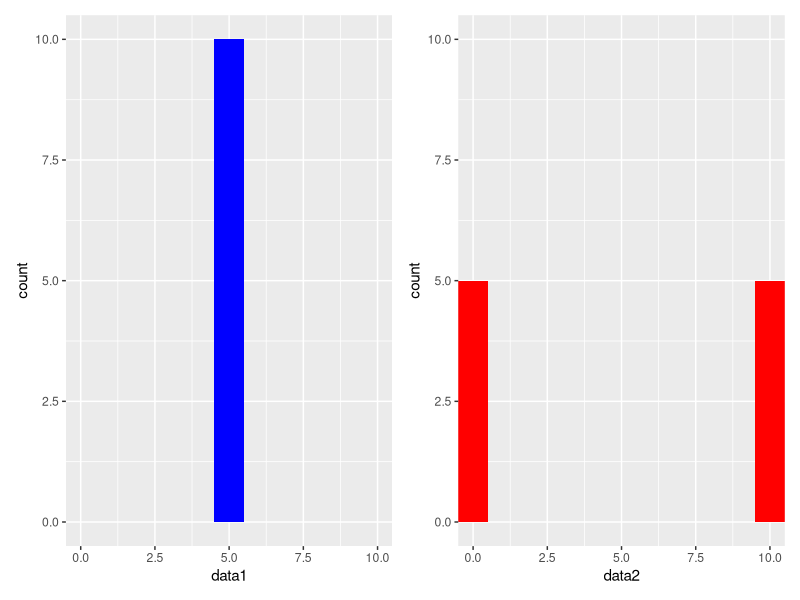
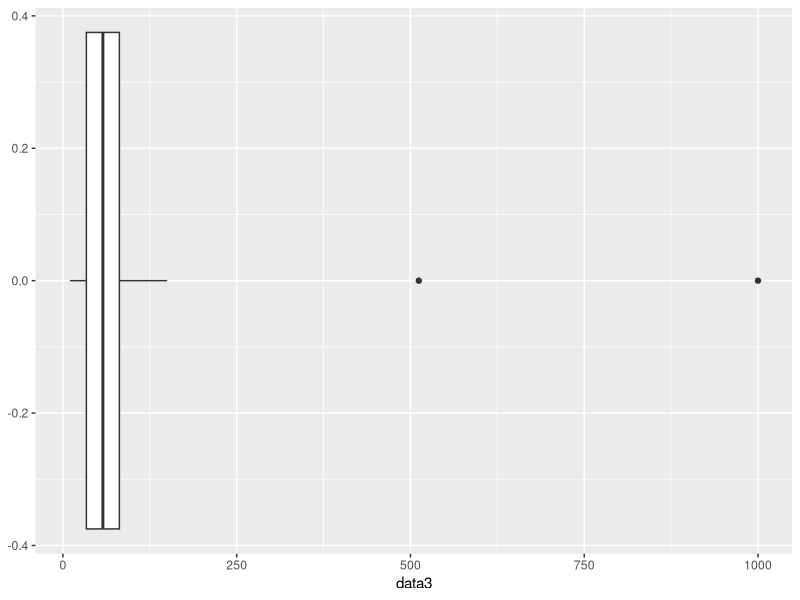
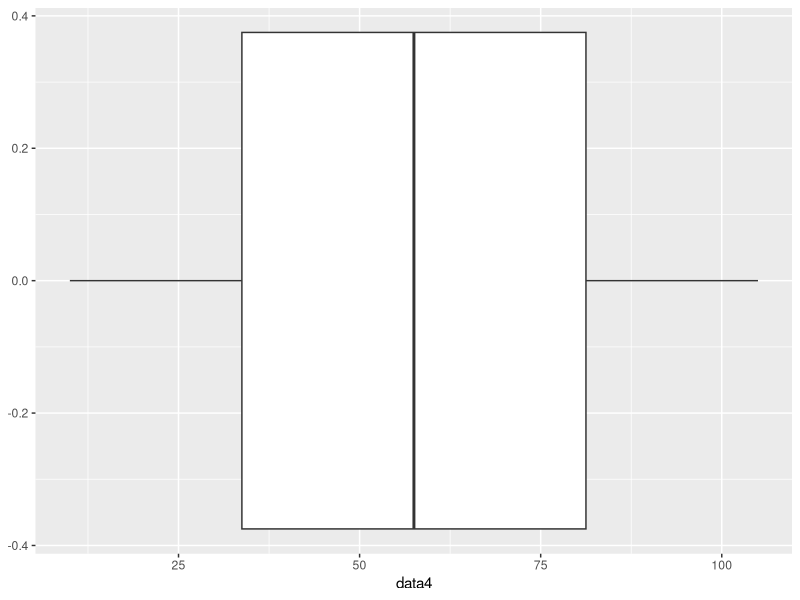
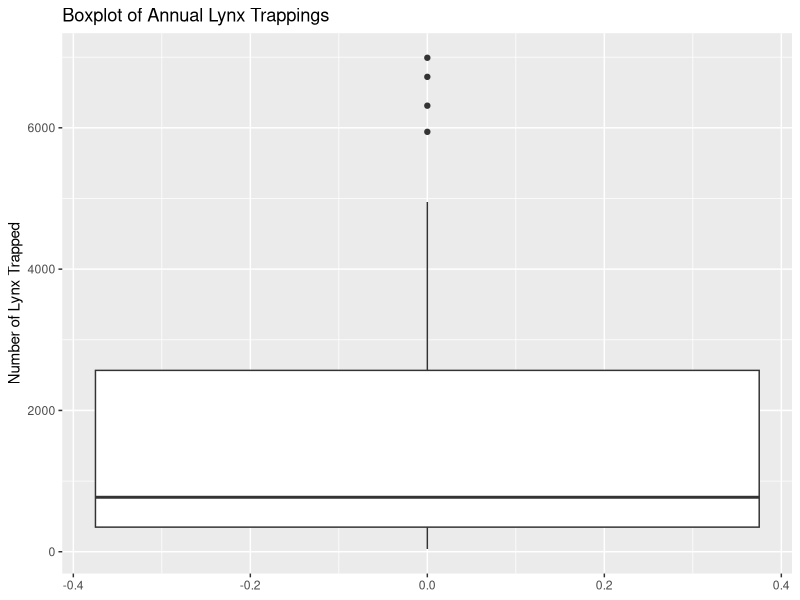
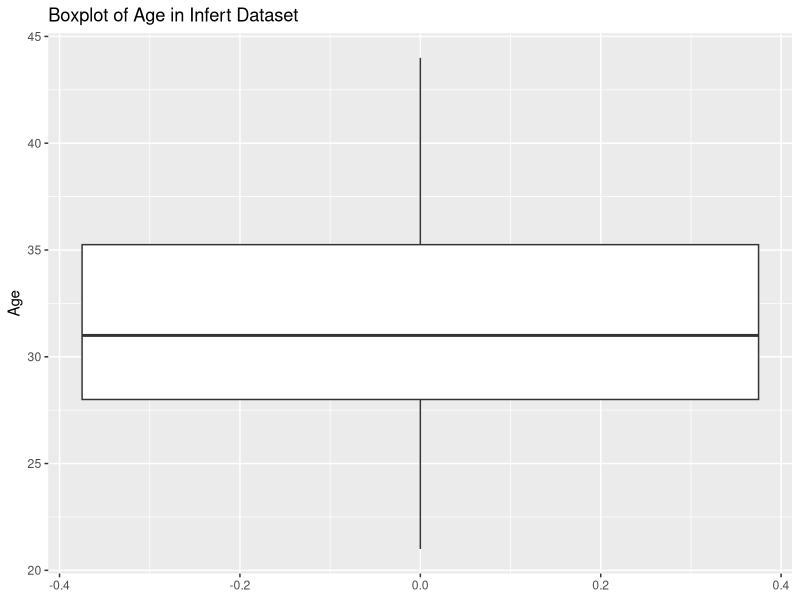
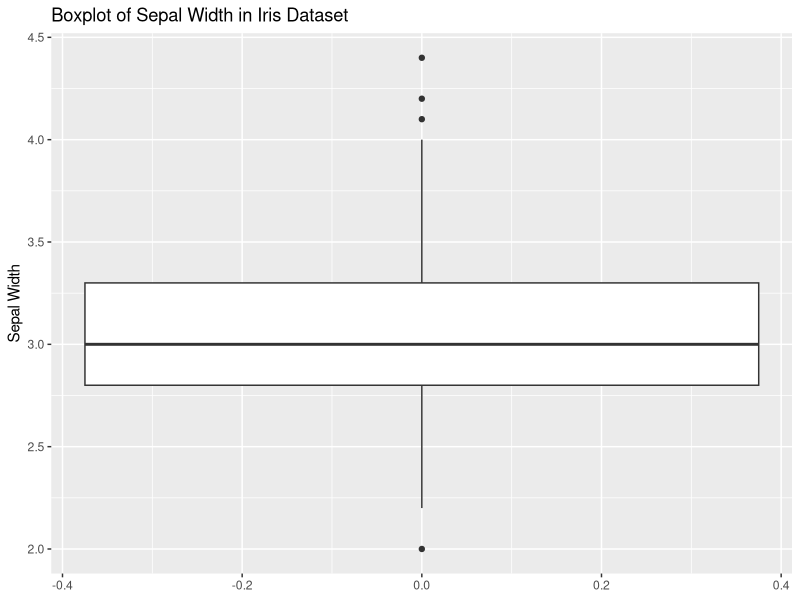

These figures' R source, in order:
## ---- chunk 1
# Packages needed for this section.

library(tidyverse)
library(ggplot2)
## ---- chunk 2

# Create the first variable, data1

data1 <- c(5,5,5,5,5,5,5,5,5,5)

# Create the second variable, data2

data2 <- c(0,0,0,0,0,10,10,10,10,10)
## ---- chunk 3

# Calculate the means for data1 and data2

mean(data1)

mean(data2)

# Calculate the medians for data1 and data2

median(data1)

median(data2)
## ---- chunk 4
# We need to turn data1 and data2 into data frames to use ggplot

data1 <- as.data.frame(data1)

data2 <- as.data.frame(data2)

# We will create the first barplot for data1 and save it to the variable 
# name graph1.

graph1 <- ggplot(data1) +
  geom_bar(aes(data1), width = 1, fill="blue") +
  coord_cartesian(xlim = c(0,10), ylim = c(0,10))

# One item to note is that we are setting the x and y limits to be the same
# for both graphs. We are setting their limits to go from 0 to 10.
# This will make it easier to compare the two.

# We will now do the same for data2.

graph2 <- ggplot(data2) +
  geom_bar(aes(data2), width=1, fill="red") +
  coord_cartesian(xlim = c(0,10), ylim = c(0,10))

# If we want to print them off side by side we can use the patchwork package.
# It makes it easier to combine plots together into the same graphic.

# You can read more about it here : https://patchwork.data-imaginist.com

# If it is not installed, you can uncomment and run this command :

# install.packages("patchwork")

# We will then need to make sure it is loaded up and ready to use.

library(patchwork)

# We can then combine the two plots together as follows : 

graph1 + graph2 

## ---- chunk 5

# Calculate the range for data1

range(data1)

# Calculate the range for data2

range(data2)

## ---- chunk 6

# Calculate the variance for data1

var(data1)
## ---- chunk 7
# Calculate the variance for data2

var(data2)

## ---- chunk 8

# Calculate the standard deviation for data1. 

# It is important to point out the the standard deviation command is
# designed to work with vectors and not data frames. So let's recreate
# data1 and data2

data1 <- c(5,5,5,5,5,5,5,5,5,5)

sd(data1)
## ---- chunk 9

# Calculate the standard deviation for data2

data2 <- c(0,0,0,0,0,10,10,10,10,10)

sd(data2)

## ---- chunk 10

# Calculate the 5-Number summary for data1.

# We will use the summary( ) function to calculate the 5-Number Summary. 
# This will also show us the mean of the data.

summary(data1)

# Calculate the 5-Number summary for data2

summary(data2)
## ---- chunk 11

# Let's create a data set to check. Let's make a data set with 20 values 
# between 0 and 1000 :


data3 <- c(10, 15, 19, 27, 30, 35, 40, 45, 50, 55, 60, 65, 70, 75, 80, 85, 90, 150, 512, 1000)

# We could use the summary( ) command to calculate the 5-Number summary to
# determine Q1 and Q3, but here is another way to find them.

# If you want the first quartile, recall it is the 25th percentile
# so we can use the quantile( ) function to calculate it.

Q1 <- quantile(data3, 0.25)

Q1

# If you want the third quartile, recall it is the 75th percentile
# so we can use the quantile( ) function to calculate it.

Q3 <- quantile(data3, 0.75)

Q3

# Now we can calculate the IQR. From above we saw that Q1 = 33.75 
# and Q3 = 81.25. So the IQR is :

IQR <- Q3 - Q1

IQR

# Now that we know IQR = 47.5, we can determine if there are any 
# outliers in the data set by calculating the low and high boundaries.

# The low boundary (fence) is Q1 - 1.5*IQR

Low_Boundary <- (Q1 - 1.5*IQR)

Low_Boundary

# This tells us that the low boundary for outliers is -33.75.

# The high boundary (fence) is Q3 + 1.5*IQR

High_Boundary <- (Q3 + 1.5*IQR)

High_Boundary

# This tells us that the high boundary for outliers is 82.25

# Therefore ALL values between -33.75 or above 82.25 are NOT outliers, but 
# anything below 33.75 or above 82.25 are considered outliers.

# Recall our data set : 

data3
## ---- chunk 12

outliers <- data3[data3 < Q1 - 1.5*IQR | data3 > Q3 + 1.5*IQR]

# let's break down what is going on with this command :

# We are creating a new variable called outliers.

# We are pulling out values from data3 and storing them into the 
# variable "outliers".

# Look at the command inside of data3[ ]

# We want low outliers, and that is what the first part of the command is
# looking for. We are looking for values that are less than Q1 - 1.5*IQR.

# We want high outliers, and that is what the second part of the command is
# looking for. We are looking for values that are greater than Q3 + 1.5*IQR.

# We are using the "|" symbol to indicate that we want to pull out values that
# are either (less than Q1 - 1.5*IQR) OR (greater than Q3 + 1.5*IQR).

# To sum up, we are looking at the data set data3 and pulling out values that
# are either low outliers or high outliers and storing them into the variable
# "outliers".

# The command is basically this : 

# data_frame[which( data_frame < Lower_Fence | data_frame > Upper_Fence)]

# We can print off the variable to see if any values were captured.

outliers

## ---- chunk 13

# We can use the boxplot( ) function to create a boxplot.

# Recall data3 is currently a vector, so we need to turn it into a data frame
# in order to use ggplot.

data3 <- as.data.frame(data3)

ggplot(data3, aes(y=data3)) +
  geom_boxplot() +
  coord_flip()
 
## ---- chunk 14

# Let's create a new data set that does not contain any outliers.

data4 <- c(10, 15, 19, 27, 30, 35, 40, 45, 50, 55, 60, 65, 70, 75, 80, 85, 90, 95, 100, 105)

# We will turn data4 into a data frame so we can use ggplot.

data4 <- as.data.frame(data4)

# We will now create a boxplot for data4.

ggplot(data4, aes(y=data4)) +
  geom_boxplot() +
  coord_flip()
## ---- chunk 15
# Load iris dataset
data(iris)

# Calculate descriptive statistics
range_sepal_length <- range(iris$Sepal.Length)
variance_sepal_length <- var(iris$Sepal.Length)
sd_sepal_length <- sd(iris$Sepal.Length)
summary_sepal_length <- summary(iris$Sepal.Length)

range_sepal_length
variance_sepal_length
sd_sepal_length
summary_sepal_length
## ---- chunk 16
# Load airquality dataset
data(airquality)

# Remove NA values from Ozone column
ozone_no_na <- na.omit(airquality$Ozone)

# Calculate descriptive statistics
range_ozone <- range(ozone_no_na)
variance_ozone <- var(ozone_no_na)
sd_ozone <- sd(ozone_no_na)
summary_ozone <- summary(ozone_no_na)

range_ozone
variance_ozone
sd_ozone
summary_ozone
## ---- chunk 17
# Load ggplot2 and lynx dataset
library(ggplot2)
data(lynx)

# Create boxplot
ggplot(data.frame(lynx), aes(y = lynx)) +
  geom_boxplot() +
  labs(title = "Boxplot of Annual Lynx Trappings", y = "Number of Lynx Trapped")
## ---- chunk 18
# Load ToothGrowth dataset
data(ToothGrowth)

# Calculate descriptive statistics
range_len <- range(ToothGrowth$len)
variance_len <- var(ToothGrowth$len)
sd_len <- sd(ToothGrowth$len)
summary_len <- summary(ToothGrowth$len)

range_len
variance_len
sd_len
summary_len
## ---- chunk 19
# Load ggplot2 and infert dataset
library(ggplot2)
data(infert)

# Create boxplot
ggplot(infert, aes(y = age)) +
  geom_boxplot() +
  labs(title = "Boxplot of Age in Infert Dataset", y = "Age")
## ---- chunk 20
# Load airquality dataset
data(airquality)

# Remove NA values from Wind column
wind_no_na <- na.omit(airquality$Wind)

# Calculate descriptive statistics
range_wind <- range(wind_no_na)
variance_wind <- var(wind_no_na)
sd_wind <- sd(wind_no_na)
summary_wind <- summary(wind_no_na)

range_wind
variance_wind
sd_wind
summary_wind
## ---- chunk 21
# Load iris dataset
data(iris)

# Calculate IQR
iqr_sepal_length <- IQR(iris$Sepal.Length)

# Identify outliers
q1 <- quantile(iris$Sepal.Length, 0.25)
q3 <- quantile(iris$Sepal.Length, 0.75)
lower_bound <- q1 - 1.5 * iqr_sepal_length
upper_bound <- q3 + 1.5 * iqr_sepal_length
outliers <- iris$Sepal.Length[iris$Sepal.Length < lower_bound | iris$Sepal.Length > upper_bound]

iqr_sepal_length
outliers
## ---- chunk 22
# Load infert dataset
data(infert)

# Calculate descriptive statistics
range_parity <- range(infert$parity)
variance_parity <- var(infert$parity)
sd_parity <- sd(infert$parity)
summary_parity <- summary(infert$parity)

range_parity
variance_parity
sd_parity
summary_parity
## ---- chunk 23
# Load ggplot2 and iris dataset
library(ggplot2)
data(iris)

# Create boxplot
ggplot(iris, aes(y = Sepal.Width)) +
  geom_boxplot() +
  labs(title = "Boxplot of Sepal Width in Iris Dataset", y = "Sepal Width")
## ---- chunk 24
# Load ToothGrowth dataset
data(ToothGrowth)

# Calculate IQR
iqr_len <- IQR(ToothGrowth$len)

# Identify outliers
q1 <- quantile(ToothGrowth$len, 0.25)
q3 <- quantile(ToothGrowth$len, 0.75)
lower_bound <- q1 - 1.5 * iqr_len
upper_bound <- q3 + 1.5 * iqr_len
outliers <- ToothGrowth$len[ToothGrowth$len < lower_bound | ToothGrowth$len > upper_bound]

iqr_len
outliers
